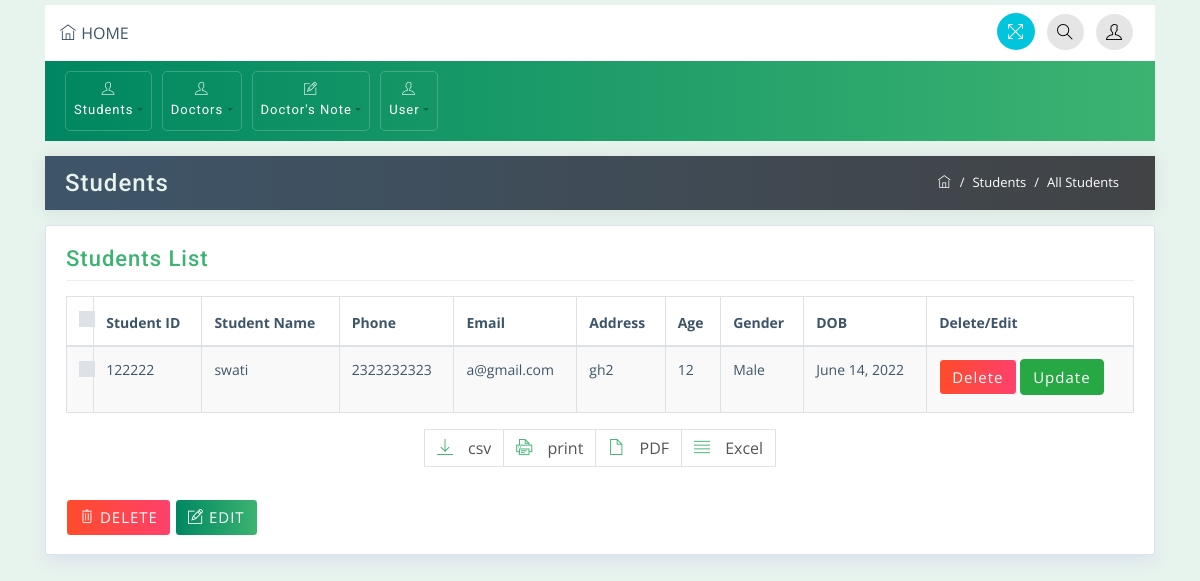
Before: /app/allStudent with the older database file.
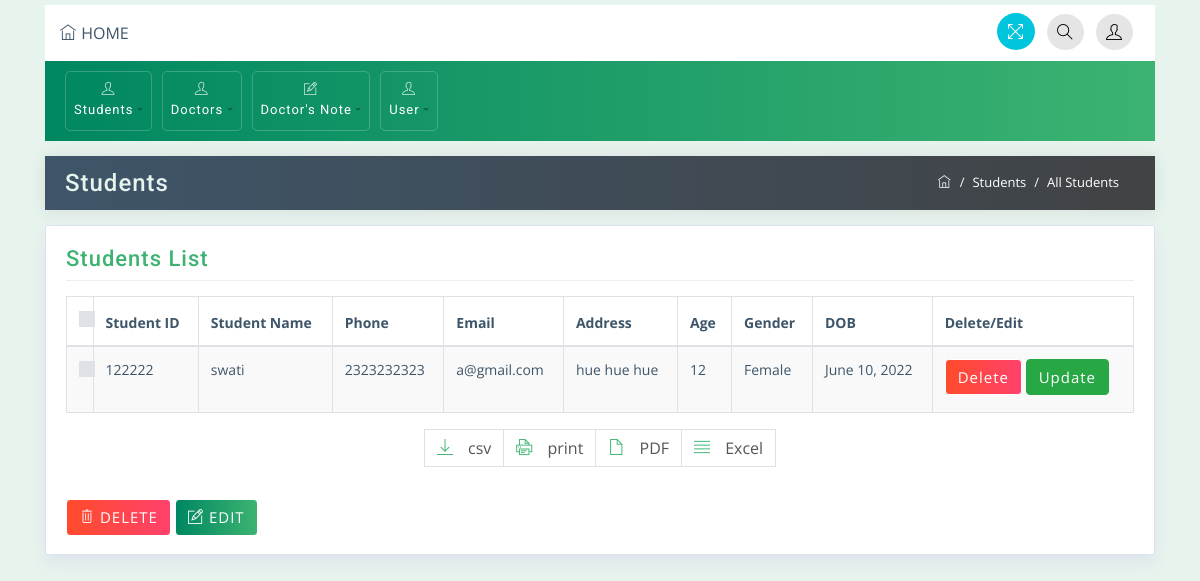
After: the same page with the newer database file.
### home/models.py (models this page shows)
class StudentDetails(models.Model):
    regNo = models.IntegerField(unique = True)
    s_name = models.CharField(max_length=20)
    s_phone = models.IntegerField()
    s_email = models.EmailField()
    address = models.CharField(max_length=100)
    age = models.IntegerField()
    gender = models.CharField( max_length=10)
    dob = models.DateField()

### home/views.py (the view)
# urls.py: path('allStudent',views.allStudent, name= 'allStudent'),
def allStudent(request):
    all_student = StudentDetails.objects.all
    return render(request,'allStudent.html',{'all' : all_student})

### templates/allStudent.html (shortened to what this page needs)
{% extends 'base.html' %} {% block content %}
<div class="container mt-0">
  <div class="row breadcrumb-bar">
    <div class="col-md-6">
      <h3 class="block-title">Students</h3>
    </div>
    <div class="col-md-6">
      <ol class="breadcrumb">
        <li class="breadcrumb-item">
          <a href="index.html">
            <span class="ti-home"></span>
          </a>
        </li>
        <li class="breadcrumb-item">Students</li>
        <li class="breadcrumb-item active">All Students</li>
      </ol>
    </div>
  </div>
</div>
<div class="container">
  <div class="row">
    <div class="col-md-12">
      <div class="widget-area-2 proclinic-box-shadow">
        <h3 class="widget-title">Students List</h3>
        <div class="table-responsive mb-3">
          <table id="tableId" class="table table-bordered table-striped">
            <thead>
              <tr>
                <th class="no-sort">
                  <div class="custom-control custom-checkbox">
                  </div>
                </th>
                <th>Student ID</th>
                <th>Student Name</th>
                <th>Phone</th>
                <th>Email</th>
                <th>Address</th>
                <th>Age</th>
                <th>Gender</th>
                <th>DOB</th>
                <th>Delete/Edit</th>
              </tr>
            </thead>
            <tbody>
              {% for item in all %}
              <tr>
                <td>
                  <div class="custom-control custom-checkbox">
                  </div>
                </td>
                <td>{{item.regNo}}</td>
                <td>{{item.s_name}}</td>
                <td>{{item.s_phone}}</td>
                <td>{{item.s_email}}</td>
                <td>{{item.address}}</td>
                <td>{{item.age}}</td>
                <td>{{item.gender}}</td>
                <td>{{item.dob}}</td>
                <td>
                  <button class="btn btn-danger">
                    <a href="{% url 'deleteStudent' item.regNo %}">Delete</a>
                  </button>
                  <button class="btn btn-success">
                    <a href="{% url 'updateStudent' item.regNo %}">Update</a>
                  </button>
                </td>
              </tr>
              {% endfor %}
            </tbody>
          </table>
          <nav aria-label="Page navigation example">
            <ul class="pagination justify-content-center export-pagination">
              <li class="page-item">
                <a class="page-link" href="#"
                  ><span class="ti-download"></span> csv</a
                >
              </li>
              <li class="page-item">
                <a class="page-link" href="#"
                  ><span class="ti-printer"></span> print</a
                >
              </li>
              <li class="page-item">
                <a class="page-link" href="#"
                  ><span class="ti-file"></span> PDF</a
                >
              </li>
              <li class="page-item">
                <a class="page-link" href="#"
                  ><span class="ti-align-justify"></span> Excel</a
                >
              </li>
            </ul>
          </nav>
          <button type="button" class="btn btn-danger mt-3 mb-0">
            <span class="ti-trash"></span> DELETE
          </button>
          <button type="button" class="btn btn-primary mt-3 mb-0">
            <span class="ti-pencil-alt"></span> EDIT
          </button>
        </div>
      </div>
    </div>
  </div>
</div>
{% endblock %}

Changed rows visible on the page:
changed StudentDetails "swati": address "gh2" → "hue hue hue"; gender "Male" → "Female"; dob "June 14, 2022" → "June 10, 2022"
